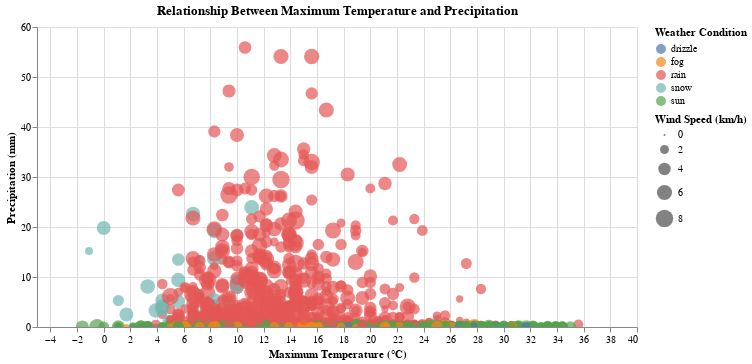

Write notebook code for a chart like this one.
### Markdown cell above
### Visualization 5: Temperature vs. Precipitation

Design Choices:
- Scatter Plot: Effective for identifying correlations between two quantitative variables.
- Color Encoding: Differentiate points based on weather conditions.
- Size Encoding: Wind speed represented by point size to add another dimension of data.

### Code cell
# Temperature vs Precipitation Scatter Plot
temp_precip_chart = alt.Chart(data).mark_circle().encode(
    x=alt.X('temp_max:Q', title='Maximum Temperature (°C)'),
    y=alt.Y('precipitation:Q', title='Precipitation (mm)'),
    color=alt.Color('weather:N', title='Weather Condition'),
    size=alt.Size('wind:Q', title='Wind Speed (km/h)'),
    tooltip=['date:T', 'temp_max:Q', 'precipitation:Q', 'wind:Q', 'weather:N']
).properties(
    title='Relationship Between Maximum Temperature and Precipitation',
    width=600,
    height=300
).interactive()

temp_precip_chart

### Figure 1 — Vega-Lite specification as saved in the notebook (floating-point values rounded to 4 significant figures; data arrays with more than 128 entries replaced by an {"elided": "..."} marker saying what was removed)
{"config": {"view": {"continuousWidth": 400, "continuousHeight": 300}}, "data": {"name": "data-b340879667032aa0adfdfe68a8dd408c"}, "mark": "circle", "encoding": {"color": {"field": "weather", "title": "Weather Condition", "type": "nominal"}, "size": {"field": "wind", "title": "Wind Speed (km/h)", "type": "quantitative"}, "tooltip": [{"field": "date", "type": "temporal"}, {"field": "temp_max", "type": "quantitative"}, {"field": "precipitation", "type": "quantitative"}, {"field": "wind", "type": "quantitative"}, {"field": "weather", "type": "nominal"}], "x": {"field": "temp_max", "title": "Maximum Temperature (°C)", "type": "quantitative"}, "y": {"field": "precipitation", "title": "Precipitation (mm)", "type": "quantitative"}}, "height": 300, "selection": {"selector005": {"type": "interval", "bind": "scales", "encodings": ["x", "y"]}}, "title": "Relationship Between Maximum Temperature and Precipitation", "width": 600, "$schema": "https://vega.github.io/schema/vega-lite/v4.17.0.json", "datasets": {"data-b340879667032aa0adfdfe68a8dd408c": {"elided": "1461 records"}}}
